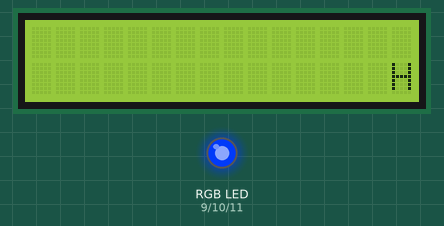
The sketch below on a simulated Arduino Uno, built with avr-gcc and run on an emulated ATmega328P. Shown: 16×2 character LCD, an RGB LED mixed from three pins (HIGH = lit).

Above: at 0.6 s.
At 3.1 s:
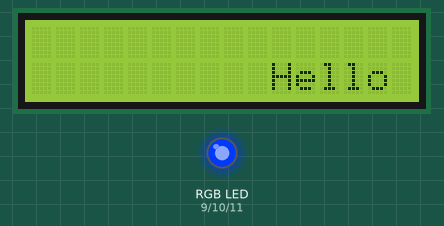
At 5.2 s:
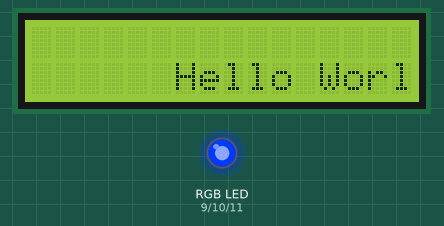
At 16.2 s:
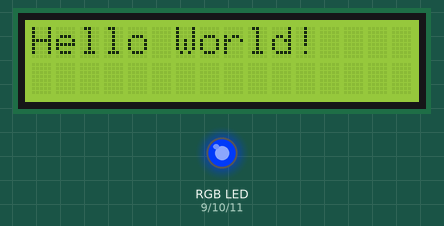
At 21.3 s:
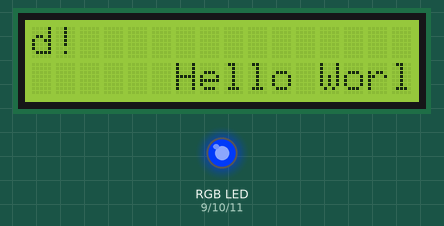
At 37.9 s:
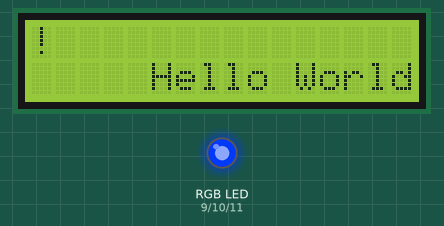

The sketch:

customLcdScroll.ino
```cpp
/** yotkaz
 *
 *  custom LCD scroll
 *  Arduino UNO + LCD 16x2 (RGB or not) */

#include <LiquidCrystal.h>

#define P_RS 8
#define P_ENABLE 7
#define P_D4 5
#define P_D5 4
#define P_D6 3
#define P_D7 2

/* rgb only */
#define RED_PIN 9
#define GREEN_PIN 10
#define BLUE_PIN 11

/* longer text example
const String MESSAGE                  = "Global variables use 98 bytes (4%) of dynamic memory, leaving 1,950 bytes for local variables. Maximum is 2,048 bytes.  ###";
*/
const String MESSAGE                  = "Hello World!";
const long   DELAY_TIME               = 500;
const int    LCD_SIZE[]               = {16, 2};

/* AUTO_SPACE_SIZE = true:
 * if text is shorter than x*y display positions, then output is like:
 *
 * xt______________
 * _________some_te
 *
 * if text is longer, then output is like:
 *
 * ext_This_is_some_
 * longer_and_longer
 *
 * AUTO_SPACE_SIZE = false:
 *
 * space between repeats are controlled by SPACE_SIZE, e.g.:
 *
 * ld___Hello_World
 * ___Hello_World__
*/
const bool   AUTO_SPACE_SIZE          = true;
const char   SPACE_CHAR               = ' ';
const int    SPACE_SIZE               = 2;

/*  lines with scroll text
    {0}             - only first line
    {1}             - only second line
    {0, 1}          - first and second line
    {0, 1, 2, 5, x} - selected lines (larger displays)
*/
const int    TEXT_LINES[]             = {0, 1};

/* rgb only */
const bool    RGB                     = true;
const bool    INVERT_COLORS           = true;
const int     BRIGHTNESS              = 255;
const int     START_COLOR[]           = {255, 200, 20};

LiquidCrystal lcd(P_RS, P_ENABLE, P_D4, P_D5, P_D6, P_D7);

int allPositions = 0;
int lines = 0;
int positionX = LCD_SIZE[0];
int positionY = 0;
int seqStart = 0;
int seqEnd = 0;
bool tooLong = false;
String message = MESSAGE;

void setup() {
  lcd.begin(LCD_SIZE[0], LCD_SIZE[1]);
  if (RGB) {
    pinMode(RED_PIN, OUTPUT);
    pinMode(GREEN_PIN, OUTPUT);
    pinMode(BLUE_PIN, OUTPUT);
    setBacklight(START_COLOR[0], START_COLOR[1], START_COLOR[2]);
  }
  lines = sizeof(TEXT_LINES) / sizeof(int);
  allPositions = lines * LCD_SIZE[0];
  positionY = lines - 1;
  if (AUTO_SPACE_SIZE) {
    if (message.length() + 1 > allPositions) {
      message += SPACE_CHAR;
    }
  } else {
    while (message.length() < allPositions) {
      for (int i = 0; i < SPACE_SIZE; i++) {
        message = String(message + SPACE_CHAR);
      }
      message = String(message + MESSAGE);
    }
    for (int i = 0; i < SPACE_SIZE; i++) {
        message = String(message + SPACE_CHAR);
    }
  }
  if (message.length() > allPositions) {
    tooLong = true;
    seqEnd = allPositions;
  }
  for (int i = 0; i < allPositions; i++) {
    moveLeft(false);
  }
}

void loop() {
  moveLeft(true);
}

/* rolling is presenting not displayed text on the beginning of first lines, e.g.:
 * xt______________
 * _________some_te
*/
void moveLeft(bool roll) {
  lcd.clear();
  lcd.noDisplay();
  String thisMessage = message;
  int mLength = message.length();
  if (tooLong && roll) {
    positionX = 0;
    positionY = 0;
    if (seqEnd >= seqStart) {
      thisMessage = thisMessage.substring(seqStart, seqEnd);
    } else {
      thisMessage = String(thisMessage.substring(seqStart, mLength)
                           + thisMessage.substring(0, seqStart + allPositions - mLength));
    }

    seqStart = (seqStart == mLength) ? 0 : seqStart + 1;
    seqEnd = (seqEnd == mLength) ? 0 : seqEnd + 1;
  }
  if (!roll) {
    int toPrint = allPositions - (positionX + positionY * LCD_SIZE[0]);
    toPrint = (toPrint > thisMessage.length()) ? thisMessage.length() : toPrint;
    thisMessage = thisMessage.substring(0, toPrint);
  }
  int left = thisMessage.length();
  int printed = 0;
  bool started = false;
  for (int i = 0;  i < lines; i++) {
    if (left > 0) {
      int startPosition = 0;
      if (i == positionY) {
        started = true;
        startPosition = positionX;
        lcd.setCursor(startPosition, TEXT_LINES[i]);
      } else {
        if (started) {
          lcd.setCursor(startPosition, TEXT_LINES[i]);
        } else {
          continue;
        }
      }
      int nowPrinted = LCD_SIZE[0] - startPosition;
      left = left - nowPrinted;
      lcd.print(thisMessage.substring(printed,
                                      (left > 0) ? thisMessage.length() - left : thisMessage.length()));
      printed += nowPrinted;
    }
  }
  if (roll) {
    for (int i = 0;  i < lines; i++) {
      if (left > 0) {
        lcd.setCursor(0, TEXT_LINES[i]);
        int nowPrinted = LCD_SIZE[0];
        left = left - nowPrinted;
        lcd.print(thisMessage.substring(printed,
                                        (left > 0) ? thisMessage.length() - left : thisMessage.length()));
        printed += nowPrinted;
      }
    }
  }
  if (!tooLong || !roll) {
    if (positionX == 0) {
      positionX = LCD_SIZE[0] - 1;
      positionY = (positionY == 0) ? lines - 1 : positionY - 1;
    } else {
      positionX--;
    }
  }
  lcd.display();
  delay(DELAY_TIME);
}

/* rgb only */
void setBacklight(int r, int g, int b) {
  /* map to brightness */
  r = map(r, 0, 255, 0, BRIGHTNESS);
  g = map(g, 0, 255, 0, BRIGHTNESS);
  b = map(b, 0, 255, 0, BRIGHTNESS);

  /* invert colors*/
  if (INVERT_COLORS) {
    r = map(r, 0, 255, 255, 0);
    g = map(g, 0, 255, 255, 0);
    b = map(b, 0, 255, 255, 0);
  }

  analogWrite(RED_PIN, r);
  analogWrite(GREEN_PIN, g);
  analogWrite(BLUE_PIN, b);
}
```

Measured:
- what the display in image 0 shows lasts 0.5 s, from 0.6 s to 1.1 s
